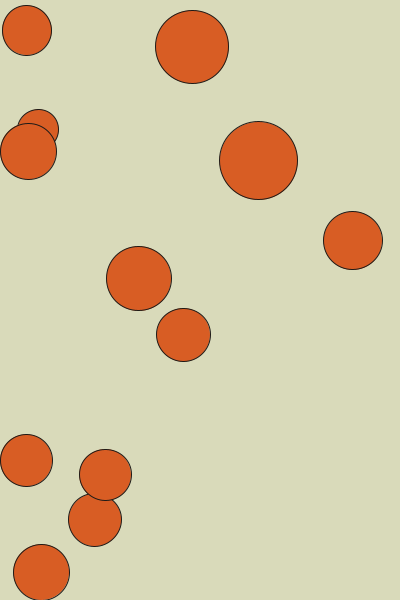
Frame 1 (no input)
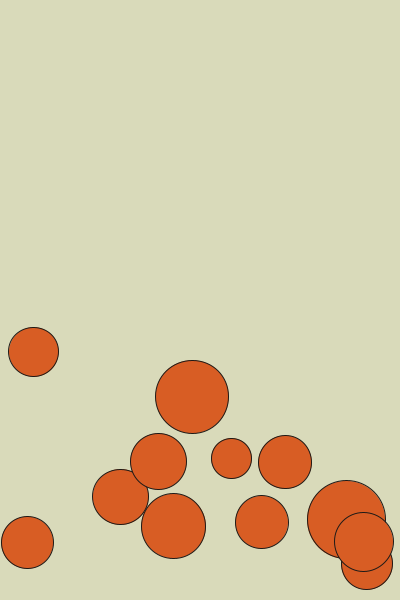
Frame 60 (the mouse pressed at the canvas centre just before this capture)
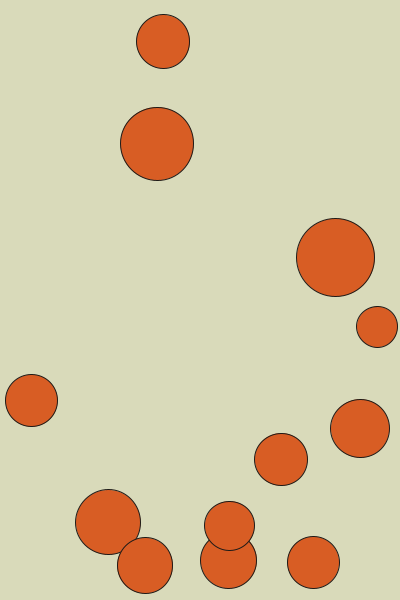
Frame 120 (the mouse held since frame 60 and released just before this capture)

The Processing sketch that drew these frames (run headless with seeded random() and noise(); from frame 60 on, the mouse is pressed at the canvas centre):

// Processing sketch: processing_9602
// ── processing_9602.pde

//variable for balls
int numBalls = 12;
float spring = 0.05;
float gravity = 0.03;
float friction = -0.9;


Ball[] balls = new Ball[numBalls];


void setup() 
{
  size(400, 600);
  noStroke();
  smooth();
  fill(216,93,36);
  for (int i = 0; i < numBalls; i++) {
    balls[i] = new Ball(random(width), random(height), random(40, 80),i, balls);
    
 ; 

}
}

void draw() 
{
  background(217,218,186);
  for (int i = 0; i < numBalls; i++) {
    balls[i].collide();
    balls[i].move();
    balls[i].display();  
  }
}


class Ball {
  float x, y;
  float diameter;
  float vx = 0;
  

  float vy = 5;
  int id;
  Ball[] others;
 
  Ball(float xin, float yin, float din, int idin, Ball[] oin) {
    x = xin;
    y = yin;
    diameter = din;
    id = idin;
    others = oin;
  } 

  
  void collide() {
    for (int i = id + 1; i < numBalls; i++) {
      float dx = others[i].x - x;
      float dy = others[i].y - y;
      float distance = sqrt(dx*dx + dy*dy);
      float minDist = others[i].diameter/2 + diameter/2;
      if (distance < minDist) { 
        float angle = atan2(dy, dx);
        float targetX = x + cos(angle) * minDist;
        float targetY = y + sin(angle) * minDist;
        float ax = (targetX - others[i].x) * spring;
        float ay = (targetY - others[i].y) * spring;
        vx -= ax;
        vy -= ay;
        others[i].vx += ax;
        others[i].vy += ay;

      
         	



      }
    }   
  }
  
  void move() {
    vy += gravity;
    
    float distance = dist(x,y,mouseX,mouseY);
    if (distance < 150) {
        PVector dir = new PVector(x-mouseX, y-mouseY);
        dir.normalize();
        float mag = map(distance*distance, 0.0,150.0*150.0, 10.0,0.0);
        vx += dir.x * mag;
        vy += dir.y * mag;
    }
    x += vx;
    y += vy;
    if (x + diameter/2 > width) {
      x = width - diameter/2;
      vx *= friction; 
    }
    else if (x - diameter/2 < 0) {
      x = diameter/2;
      vx *= friction;
    }
    if (y + diameter/2 > height) {
      y = height - diameter/2;
      vy *= friction; 
    } 
    else if (y - diameter/2 < 0) {
      y = diameter/2;
      vy *= friction;
    }
  }
  
  void display() {
    stroke(30,26,23);
    fill(216,93,36);
    ellipse(x, y, diameter, diameter);
  }
}
